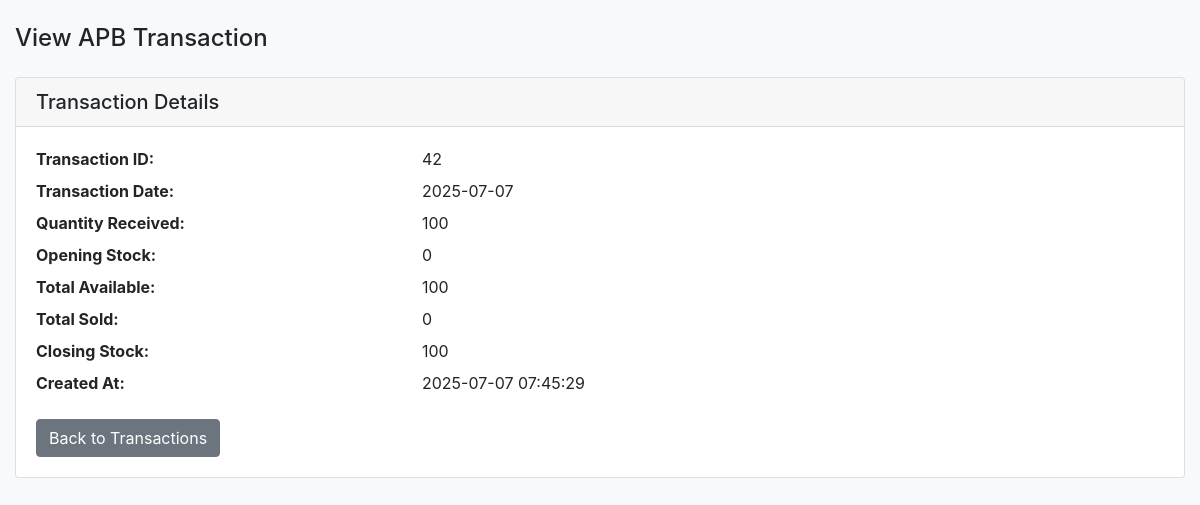
The page /branch/apb/view.php?id=42 (signed in) on the database its author committed.
### tables this page shows
CREATE TABLE `apb` (
  `id` int(11) NOT NULL,
  `branch_id` int(11) DEFAULT NULL,
  `staff_id` int(11) DEFAULT NULL,
  `transaction_date` date DEFAULT NULL,
  `quantity_received` int(11) DEFAULT 0,
  `auto_quantity` int(11) NOT NULL DEFAULT 0,
  `opening_stock` int(11) DEFAULT 0,
  `total_available` int(11) DEFAULT 0,
  `total_sold` int(11) DEFAULT 0,
  `closing_stock` int(11) DEFAULT 0,
  `created_at` timestamp NOT NULL DEFAULT current_timestamp(),
  `bank_account_id` int(11) DEFAULT NULL,
  `notes` text DEFAULT NULL
);

### branch/apb/view.php (the view, shortened to what this page needs)
<?php
$transaction_id = intval($_GET['id']);
$db = new Database();
$conn = $db->getConnection();
$branch_id = $_SESSION['branch_user']['branch_id'];
$stmt = $conn->prepare("
    SELECT * FROM apb
    WHERE id = ? AND branch_id = ?
");
$stmt->execute([$transaction_id, $branch_id]);
$transaction = $stmt->fetch(PDO::FETCH_ASSOC);
$page_title = 'View APB Transaction';
?>
<!DOCTYPE html>
<html lang="en">
<head>
    <link href="../../assets/css/bootstrap.min.css" rel="stylesheet">
</head>
<body class="bg-light">
    <div class="container-fluid py-4">
        <h4><?php echo $page_title; ?></h4>
        <div class="card mt-4">
            <div class="card-header">
                <h5 class="card-title mb-0">Transaction Details</h5>
            </div>
            <div class="card-body">
                <dl class="row">
                    <dt class="col-sm-4">Transaction ID:</dt>
                    <dd class="col-sm-8"><?php echo htmlspecialchars($transaction['id']); ?></dd>
                    <dt class="col-sm-4">Transaction Date:</dt>
                    <dd class="col-sm-8"><?php echo htmlspecialchars($transaction['transaction_date']); ?></dd>
                    <dt class="col-sm-4">Quantity Received:</dt>
                    <dd class="col-sm-8"><?php echo htmlspecialchars($transaction['quantity_received']); ?></dd>
                    <dt class="col-sm-4">Opening Stock:</dt>
                    <dd class="col-sm-8"><?php echo htmlspecialchars($transaction['opening_stock']); ?></dd>
                    <dt class="col-sm-4">Total Available:</dt>
                    <dd class="col-sm-8"><?php echo htmlspecialchars($transaction['total_available']); ?></dd>
                    <dt class="col-sm-4">Total Sold:</dt>
                    <dd class="col-sm-8"><?php echo htmlspecialchars($transaction['total_sold']); ?></dd>
                    <dt class="col-sm-4">Closing Stock:</dt>
                    <dd class="col-sm-8"><?php echo htmlspecialchars($transaction['closing_stock']); ?></dd>
                    <dt class="col-sm-4">Created At:</dt>
                    <dd class="col-sm-8"><?php echo htmlspecialchars($transaction['created_at']); ?></dd>
                </dl>
                <a href="index.php" class="btn btn-secondary">Back to Transactions</a>
            </div>
        </div>
    </div>
</body>
</html>

### rows shown on the page
apb: id "42", transaction_date "2025-07-07", quantity_received "100", opening_stock "0", total_available "100", total_sold "0", closing_stock "100", created_at "2025-07-07 07:45:29"

### other values the page prints
$page_title "View APB Transaction"
